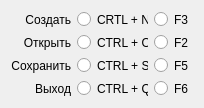
<?xml version="1.0" encoding="UTF-8"?>
<ui version="4.0">
 <class>buttonChange</class>
 <widget class="QWidget" name="buttonChange">
  <property name="geometry">
   <rect>
    <x>0</x>
    <y>0</y>
    <width>204</width>
    <height>108</height>
   </rect>
  </property>
  <property name="sizePolicy">
   <sizepolicy hsizetype="Minimum" vsizetype="Minimum">
    <horstretch>0</horstretch>
    <verstretch>0</verstretch>
   </sizepolicy>
  </property>
  <property name="minimumSize">
   <size>
    <width>204</width>
    <height>108</height>
   </size>
  </property>
  <property name="maximumSize">
   <size>
    <width>204</width>
    <height>108</height>
   </size>
  </property>
  <property name="windowTitle">
   <string>Form</string>
  </property>
  <layout class="QHBoxLayout" name="horizontalLayout">
   <item>
    <layout class="QHBoxLayout" name="horizontalLayout_2">
     <item>
      <layout class="QVBoxLayout" name="verticalLayout_3">
       <item>
        <widget class="QLabel" name="labelCreate">
         <property name="layoutDirection">
          <enum>Qt::RightToLeft</enum>
         </property>
         <property name="text">
          <string>Создать</string>
         </property>
         <property name="alignment">
          <set>Qt::AlignRight|Qt::AlignTrailing|Qt::AlignVCenter</set>
         </property>
         <property name="wordWrap">
          <bool>true</bool>
         </property>
        </widget>
       </item>
       <item>
        <widget class="QLabel" name="labelOpen">
         <property name="layoutDirection">
          <enum>Qt::RightToLeft</enum>
         </property>
         <property name="text">
          <string>Открыть</string>
         </property>
         <property name="alignment">
          <set>Qt::AlignRight|Qt::AlignTrailing|Qt::AlignVCenter</set>
         </property>
         <property name="wordWrap">
          <bool>true</bool>
         </property>
        </widget>
       </item>
       <item>
        <widget class="QLabel" name="labelSave">
         <property name="layoutDirection">
          <enum>Qt::RightToLeft</enum>
         </property>
         <property name="text">
          <string>Сохранить</string>
         </property>
         <property name="alignment">
          <set>Qt::AlignRight|Qt::AlignTrailing|Qt::AlignVCenter</set>
         </property>
         <property name="wordWrap">
          <bool>true</bool>
         </property>
        </widget>
       </item>
       <item>
        <widget class="QLabel" name="labelQuit">
         <property name="layoutDirection">
          <enum>Qt::RightToLeft</enum>
         </property>
         <property name="text">
          <string>Выход</string>
         </property>
         <property name="alignment">
          <set>Qt::AlignRight|Qt::AlignTrailing|Qt::AlignVCenter</set>
         </property>
         <property name="wordWrap">
          <bool>true</bool>
         </property>
        </widget>
       </item>
      </layout>
     </item>
     <item>
      <layout class="QVBoxLayout" name="verticalLayout_2">
       <item>
        <widget class="QRadioButton" name="radioButton_ctrl_n">
         <property name="sizePolicy">
          <sizepolicy hsizetype="Minimum" vsizetype="Minimum">
           <horstretch>7</horstretch>
           <verstretch>0</verstretch>
          </sizepolicy>
         </property>
         <property name="layoutDirection">
          <enum>Qt::LeftToRight</enum>
         </property>
         <property name="autoFillBackground">
          <bool>false</bool>
         </property>
         <property name="text">
          <string>CRTL + N</string>
         </property>
         <attribute name="buttonGroup">
          <string notr="true">buttonGroup_create</string>
         </attribute>
        </widget>
       </item>
       <item>
        <widget class="QRadioButton" name="radioButton_ctrl_o">
         <property name="sizePolicy">
          <sizepolicy hsizetype="Minimum" vsizetype="Minimum">
           <horstretch>7</horstretch>
           <verstretch>0</verstretch>
          </sizepolicy>
         </property>
         <property name="layoutDirection">
          <enum>Qt::LeftToRight</enum>
         </property>
         <property name="autoFillBackground">
          <bool>false</bool>
         </property>
         <property name="text">
          <string>CTRL + O</string>
         </property>
         <attribute name="buttonGroup">
          <string notr="true">buttonGroup_open</string>
         </attribute>
        </widget>
       </item>
       <item>
        <widget class="QRadioButton" name="radioButton_ctrl_s">
         <property name="sizePolicy">
          <sizepolicy hsizetype="Minimum" vsizetype="Minimum">
           <horstretch>7</horstretch>
           <verstretch>0</verstretch>
          </sizepolicy>
         </property>
         <property name="layoutDirection">
          <enum>Qt::LeftToRight</enum>
         </property>
         <property name="autoFillBackground">
          <bool>false</bool>
         </property>
         <property name="text">
          <string>CTRL + S</string>
         </property>
         <attribute name="buttonGroup">
          <string notr="true">buttonGroup_save</string>
         </attribute>
        </widget>
       </item>
       <item>
        <widget class="QRadioButton" name="radioButton_ctrl_q">
         <property name="sizePolicy">
          <sizepolicy hsizetype="Minimum" vsizetype="Minimum">
           <horstretch>7</horstretch>
           <verstretch>0</verstretch>
          </sizepolicy>
         </property>
         <property name="layoutDirection">
          <enum>Qt::LeftToRight</enum>
         </property>
         <property name="autoFillBackground">
          <bool>false</bool>
         </property>
         <property name="text">
          <string>CTRL + Q</string>
         </property>
         <attribute name="buttonGroup">
          <string notr="true">buttonGroup_quit</string>
         </attribute>
        </widget>
       </item>
      </layout>
     </item>
     <item>
      <layout class="QVBoxLayout" name="verticalLayout">
       <item>
        <widget class="QRadioButton" name="radioButton_f3">
         <property name="sizePolicy">
          <sizepolicy hsizetype="Minimum" vsizetype="Minimum">
           <horstretch>7</horstretch>
           <verstretch>0</verstretch>
          </sizepolicy>
         </property>
         <property name="layoutDirection">
          <enum>Qt::LeftToRight</enum>
         </property>
         <property name="autoFillBackground">
          <bool>false</bool>
         </property>
         <property name="text">
          <string>F3</string>
         </property>
         <attribute name="buttonGroup">
          <string notr="true">buttonGroup_create</string>
         </attribute>
        </widget>
       </item>
       <item>
        <widget class="QRadioButton" name="radioButton_f2">
         <property name="sizePolicy">
          <sizepolicy hsizetype="Minimum" vsizetype="Minimum">
           <horstretch>7</horstretch>
           <verstretch>0</verstretch>
          </sizepolicy>
         </property>
         <property name="layoutDirection">
          <enum>Qt::LeftToRight</enum>
         </property>
         <property name="autoFillBackground">
          <bool>false</bool>
         </property>
         <property name="text">
          <string>F2</string>
         </property>
         <attribute name="buttonGroup">
          <string notr="true">buttonGroup_open</string>
         </attribute>
        </widget>
       </item>
       <item>
        <widget class="QRadioButton" name="radioButton_f6">
         <property name="sizePolicy">
          <sizepolicy hsizetype="Minimum" vsizetype="Minimum">
           <horstretch>7</horstretch>
           <verstretch>0</verstretch>
          </sizepolicy>
         </property>
         <property name="layoutDirection">
          <enum>Qt::LeftToRight</enum>
         </property>
         <property name="autoFillBackground">
          <bool>false</bool>
         </property>
         <property name="text">
          <string>F5</string>
         </property>
         <attribute name="buttonGroup">
          <string notr="true">buttonGroup_save</string>
         </attribute>
        </widget>
       </item>
       <item>
        <widget class="QRadioButton" name="radioButton_f12">
         <property name="sizePolicy">
          <sizepolicy hsizetype="Minimum" vsizetype="Minimum">
           <horstretch>7</horstretch>
           <verstretch>0</verstretch>
          </sizepolicy>
         </property>
         <property name="layoutDirection">
          <enum>Qt::LeftToRight</enum>
         </property>
         <property name="autoFillBackground">
          <bool>false</bool>
         </property>
         <property name="text">
          <string>F6</string>
         </property>
         <attribute name="buttonGroup">
          <string notr="true">buttonGroup_quit</string>
         </attribute>
        </widget>
       </item>
      </layout>
     </item>
    </layout>
   </item>
  </layout>
 </widget>
 <resources/>
 <connections/>
 <buttongroups>
  <buttongroup name="buttonGroup_open"/>
  <buttongroup name="buttonGroup_save"/>
  <buttongroup name="buttonGroup_quit"/>
  <buttongroup name="buttonGroup_create"/>
 </buttongroups>
</ui>
